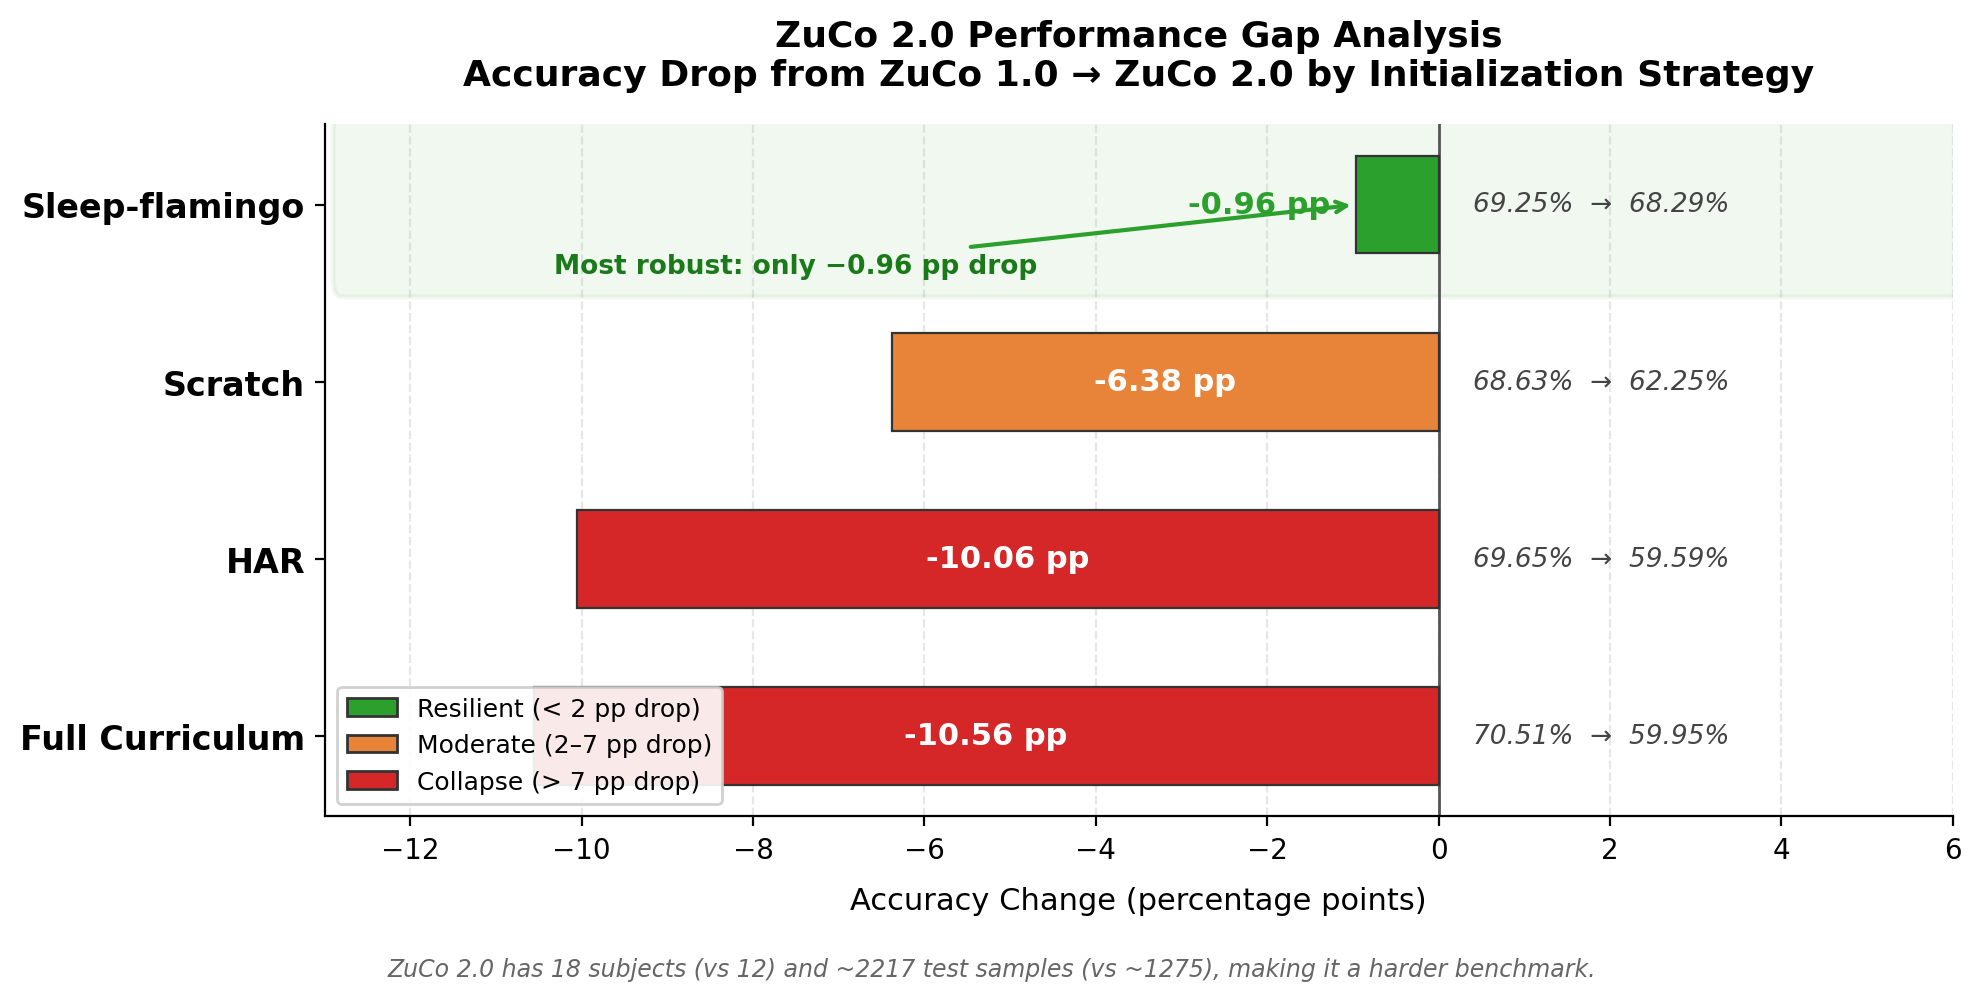

The script that saved this image:
import matplotlib.pyplot as plt
import matplotlib.patches as mpatches
import numpy as np

# Data from Section 7.1
strategies = ['Sleep-flamingo', 'Scratch', 'HAR', 'Full Curriculum']
zuco1 = [69.25, 68.63, 69.65, 70.51]
zuco2 = [68.29, 62.25, 59.59, 59.95]
deltas = [z2 - z1 for z1, z2 in zip(zuco1, zuco2)]
# deltas: [-0.96, -6.38, -10.06, -10.56]

fig, ax = plt.subplots(figsize=(10, 5))
fig.patch.set_facecolor('white')
ax.set_facecolor('white')

# Color scheme: green for resilient (small drop), red gradient for large drops
def get_color(delta):
    if abs(delta) < 2:
        return '#2ca02c'  # green — resilient
    elif abs(delta) < 7:
        return '#e8833a'  # orange — moderate drop
    else:
        return '#d62728'  # red — large drop

colors = [get_color(d) for d in deltas]

y_pos = np.arange(len(strategies))
bars = ax.barh(y_pos, deltas, height=0.55, color=colors, edgecolor='#333333',
               linewidth=0.8, zorder=3)

# Zero line
ax.axvline(x=0, color='#555555', linewidth=1.0, zorder=2)

# Annotate each bar with delta value and ZuCo 1.0 → ZuCo 2.0 scores
for i, (delta, z1, z2) in enumerate(zip(deltas, zuco1, zuco2)):
    # Delta label inside or beside bar
    if abs(delta) > 3:
        ax.text(delta / 2, i, f'{delta:+.2f} pp',
                ha='center', va='center', fontsize=11, fontweight='bold',
                color='white', zorder=4)
    else:
        ax.text(delta - 0.3, i, f'{delta:+.2f} pp',
                ha='right', va='center', fontsize=11, fontweight='bold',
                color=colors[i], zorder=4)

    # Score breakdown to the right of zero line
    ax.text(0.4, i, f'{z1:.2f}%  →  {z2:.2f}%',
            ha='left', va='center', fontsize=9.5, color='#444444',
            fontstyle='italic', zorder=4)

ax.set_yticks(y_pos)
ax.set_yticklabels(strategies, fontsize=12, fontweight='bold')
ax.set_xlabel('Accuracy Change (percentage points)', fontsize=11, labelpad=8)
ax.set_title('ZuCo 2.0 Performance Gap Analysis\nAccuracy Drop from ZuCo 1.0 → ZuCo 2.0 by Initialization Strategy',
             fontsize=13, fontweight='bold', pad=14)

# Axis formatting
ax.set_xlim(-13, 6)
ax.xaxis.set_major_locator(plt.MultipleLocator(2))
ax.tick_params(axis='x', labelsize=10)
ax.grid(axis='x', linestyle='--', alpha=0.3, zorder=1)
ax.invert_yaxis()

# Remove top/right spines
ax.spines['top'].set_visible(False)
ax.spines['right'].set_visible(False)
ax.spines['left'].set_linewidth(0.8)
ax.spines['bottom'].set_linewidth(0.8)

# Highlight box around Sleep-flamingo
bbox = mpatches.FancyBboxPatch(
    (-12.8, -0.42), 21.3, 0.84,
    boxstyle="round,pad=0.1", linewidth=1.8,
    edgecolor='#2ca02c', facecolor='#2ca02c', alpha=0.07, zorder=1
)
ax.add_patch(bbox)

# Callout annotation for Sleep-flamingo
ax.annotate('Most robust: only −0.96 pp drop',
            xy=(-0.96, 0), xytext=(-7.5, 0.42),
            fontsize=9.5, fontweight='bold', color='#1a7a1a',
            arrowprops=dict(arrowstyle='->', color='#2ca02c', lw=1.5),
            ha='center', va='bottom', zorder=5)

# Legend
legend_elements = [
    mpatches.Patch(facecolor='#2ca02c', edgecolor='#333', label='Resilient (< 2 pp drop)'),
    mpatches.Patch(facecolor='#e8833a', edgecolor='#333', label='Moderate (2–7 pp drop)'),
    mpatches.Patch(facecolor='#d62728', edgecolor='#333', label='Collapse (> 7 pp drop)'),
]
ax.legend(handles=legend_elements, loc='lower left', fontsize=9,
          framealpha=0.9, edgecolor='#cccccc', fancybox=True)

# Subtitle note
fig.text(0.5, 0.01,
         'ZuCo 2.0 has 18 subjects (vs 12) and ~2217 test samples (vs ~1275), making it a harder benchmark.',
         ha='center', fontsize=8.5, color='#666666', style='italic')

plt.tight_layout(rect=[0, 0.04, 1, 1])
plt.savefig('/home/wangni/notion-figures/zuco/fig_008.png', dpi=200,
            facecolor='white', bbox_inches='tight')
plt.close()
print('Figure saved to /home/wangni/notion-figures/zuco/fig_008.png')
